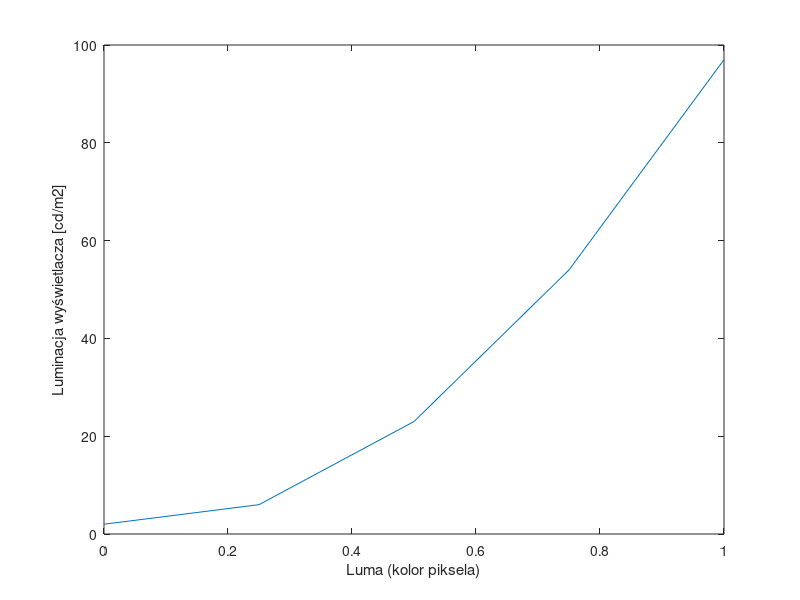
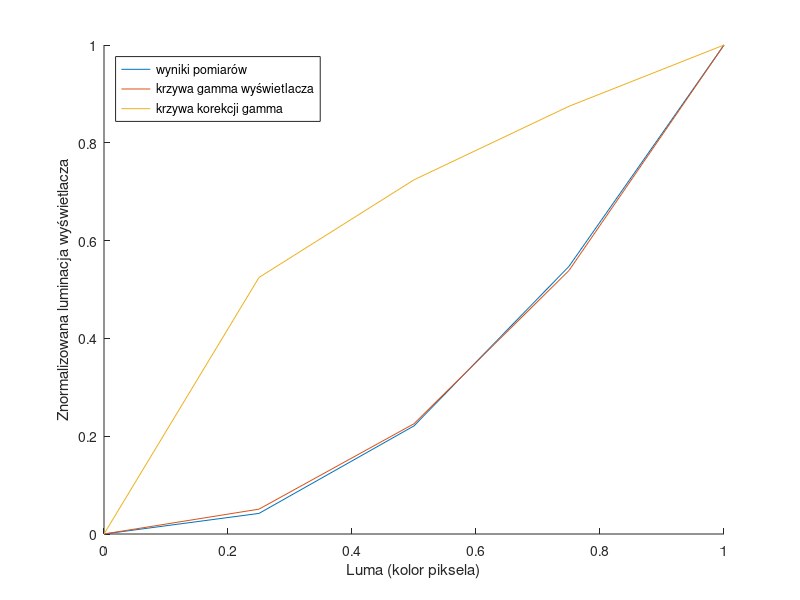

These charts were generated, in order, by the following MATLAB code:
tab = [2,6,23,54,97];
x = linspace(0,1,5);


figure
plot(x, tab)
xlabel("Luma (kolor piksela)")
ylabel("Luminacja wyświetlacza [cd/m2]")

%Normalizacja pomiarów
y = rescale(tab, 0, 1);

%kolory = [0,0.25,0.5,0.75,1];
%cftool(kolory, y) -> gamma=2.1489
gamma = 2.1489;

figure
hold on
xlabel("Luma (kolor piksela)")
ylabel("Znormalizowana luminacja wyświetlacza")
plot(x, y)
plot(x, x.^gamma)
plot(x, x.^(1/gamma))
legend("wyniki pomiarów", "krzywa gamma wyświetlacza", "krzywa korekcji gamma", 'location','northwest')
hold off


